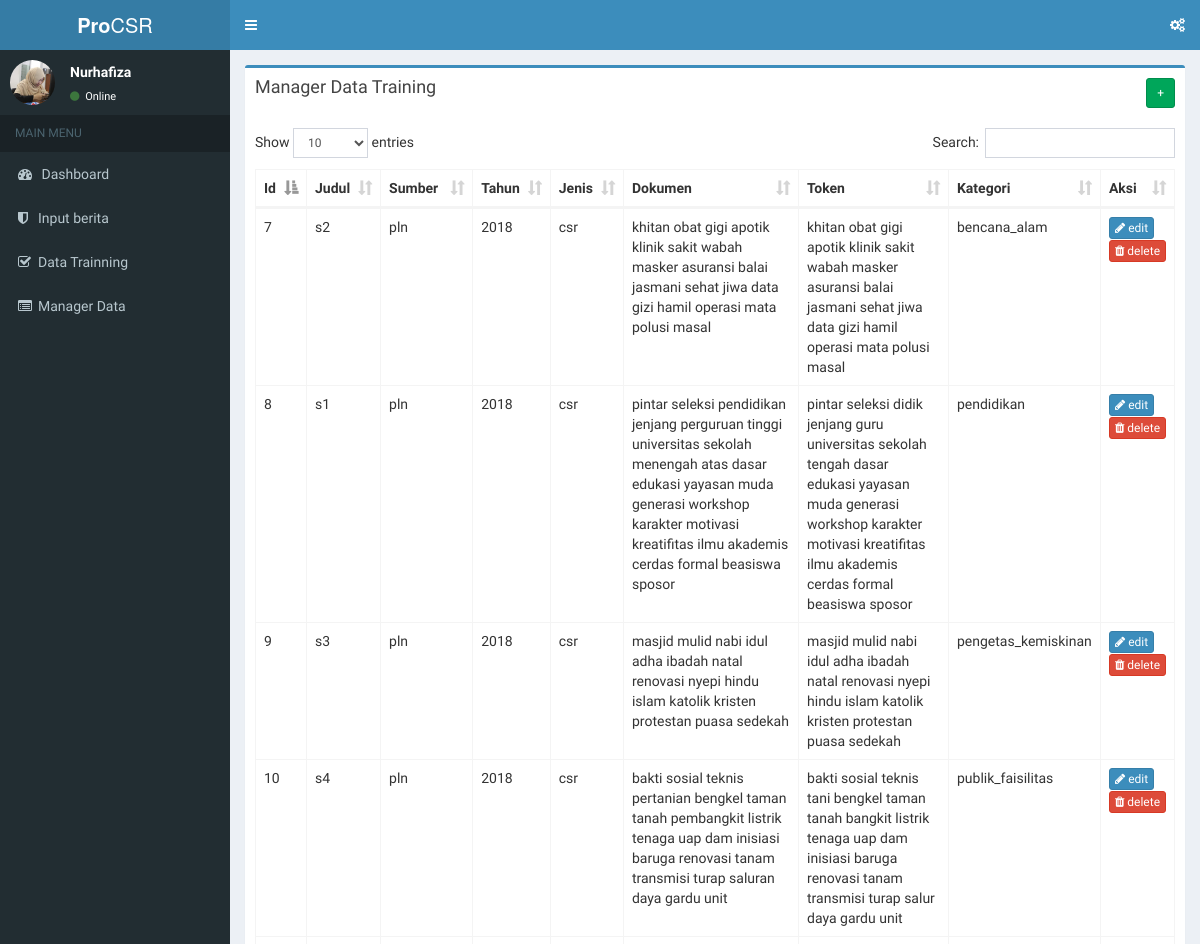
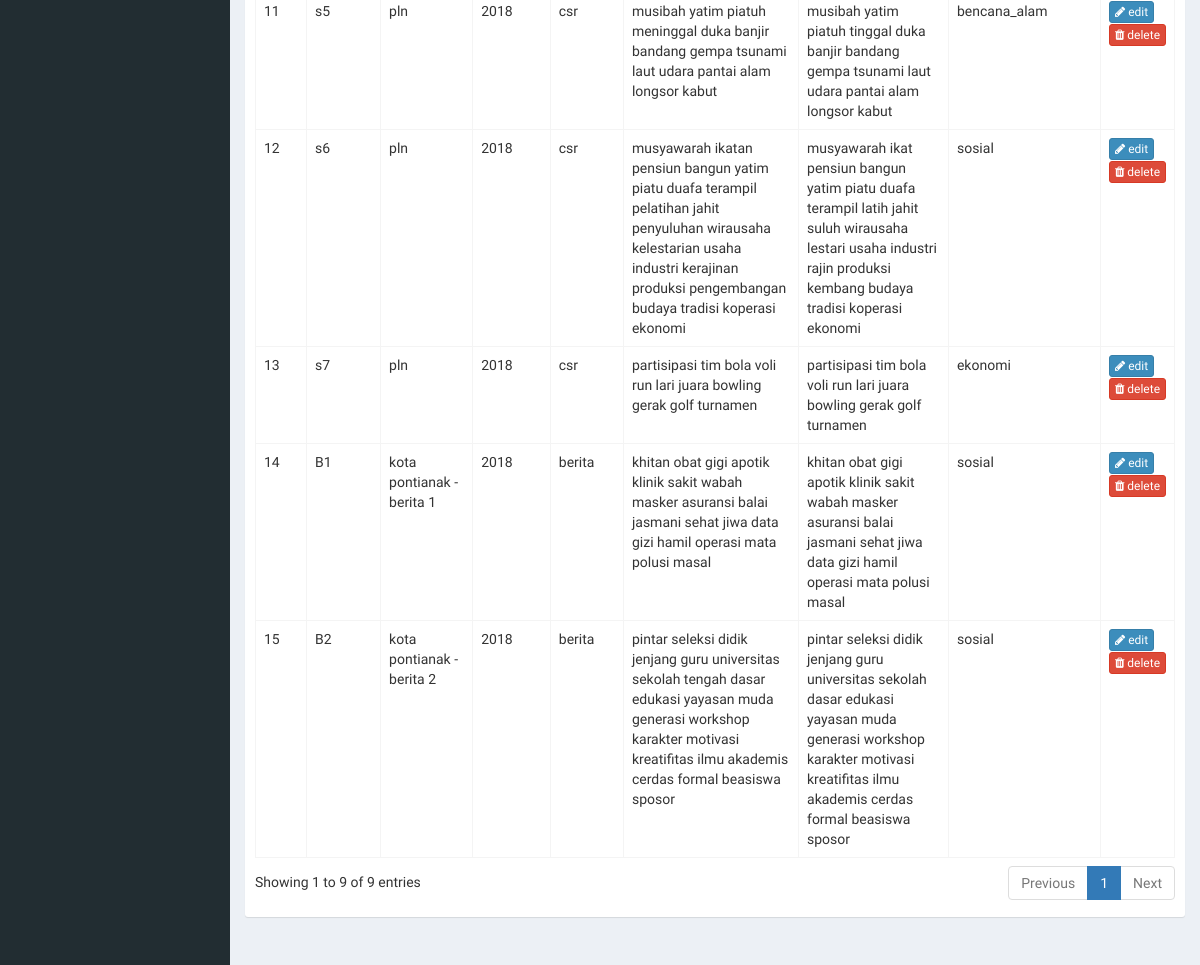
The app's page /dashboard.php?page=manager-data with its own data (2 pictures, top to bottom).
### tables this page shows
CREATE TABLE `data_training` (
  `id` int(11) NOT NULL,
  `judul` varchar(100) NOT NULL,
  `sumber` varchar(50) NOT NULL,
  `tahun` varchar(10) NOT NULL,
  `jenis` varchar(20) NOT NULL,
  `dokumen` text NOT NULL,
  `token` text NOT NULL,
  `kategori` varchar(75) NOT NULL
);

### pages/manager-data.php (the view, shortened to what this page needs)
<?php
$sql = $conn->prepare("SELECT * FROM data_training ORDER BY id DESC");
$data = Array();
$sql->execute($data);
$datas = $sql->fetchAll();
?>
<section class="content">
  <div class="row">
    <div class="col-md-12">
      <div class="box box-primary">
        <div class="box-header">
          <h3 class="box-title">Manager Data Training</h3>
          <a href="?page=data-trainning" class="btn btn-success btn-sm pull-right">+</a>
        </div>
        <div class="box-body">
          <table id="data_table" class="table table-bordered table-hover">
            <thead>
              <tr>
                <th>Id</th>
                <th>Judul</th>
                <th>Sumber</th>
                <th>Tahun</th>
                <th>Jenis</th>
                <th>Dokumen</th>
                <th>Token</th>
                <th>Kategori</th>
                <th width="5%">Aksi</th>
              </tr>
            </thead>
            <tbody>
              <?php foreach ($datas as $data): ?>
              <tr>
                <td><?php echo $data['id']; ?></td>
                <td><?php echo $data['judul']; ?></td>
                <td><?php echo $data['sumber']; ?></td>
                <td><?php echo $data['tahun']; ?></td>
                <td><?php echo $data['jenis']; ?></td>
                <td><?php echo $data['dokumen']; ?></td>
                <td><?php echo $data['token']; ?></td>
                <td><?php echo $data['kategori']; ?></td>
                <td>
                  <a href="?page=data-trainning-edit&id=<?php echo $data['id']; ?>" class="btn btn-xs btn-primary"><i class="fa fa-pencil"></i> edit</a>
                  <a href="?action=delete-data-training&id=<?php echo $data['id']; ?>" class="btn btn-xs btn-danger" onclick="return confirm('Apakah anda yakin untuk menghapus data ini?');"><i class="fa fa-trash"></i> delete</a>
                </td>
              </tr>
              <?php endforeach ?>
            </tbody>
          </table>
        </div>
      </div>
    </div>
  </div>
</section>
<section class="content">
</section>

### dashboard.php (shortened to what this page needs)
<!DOCTYPE html>
<html>
<?php include "head.php"; ?>
<body class="hold-transition skin-blue sidebar-mini">
<div class="wrapper">
  <?php include "navbar.php"; ?>
  <?php include "sidebar.php"; ?>
  <div class="content-wrapper">
  <?php include "content.php"; ?>
  </div>
</div>
</body>
</html>

### head.php (shortened to what this page needs)
<head>
  <link rel="stylesheet" href="bower_components/bootstrap/dist/css/bootstrap.min.css">
  <link rel="stylesheet" href="bower_components/font-awesome/css/font-awesome.min.css">
  <link rel="stylesheet" href="bower_components/Ionicons/css/ionicons.min.css">
  <link rel="stylesheet" href="bower_components/jvectormap/jquery-jvectormap.css">
  <link rel="stylesheet" href="bower_components/datatables.net-bs/css/dataTables.bootstrap.min.css">
  <link rel="stylesheet" href="dist/css/AdminLTE.min.css">
  <link rel="stylesheet" href="dist/css/skins/_all-skins.min.css">
</head>

### navbar.php (shortened to what this page needs)
<header class="main-header">
  <a href="index.php" class="logo">
    <span class="logo-lg"><b>Pro</b>CSR</span>
  </a>
  <nav class="navbar navbar-static-top">
    <a href="" class="sidebar-toggle" data-toggle="push-menu" role="button">
    </a>
    <div class="navbar-custom-menu">
      <ul class="nav navbar-nav">
        <li>
          <a href="?page=setting"><i class="fa fa-gears"></i></a>
        </li>
      </ul>
    </div>
  </nav>
</header>

### sidebar.php
<aside class="main-sidebar">
  <section class="sidebar">
    <div class="user-panel">
      <div class="pull-left image">
        <img src="dist/img/IMG_4082.jpg" class="img-circle" alt="User Image">
      </div>
      <div class="pull-left info">
        <p>Nurhafiza</p>
        <a href="#"><i class="fa fa-circle text-success"></i> Online</a>
      </div>
    </div>
    <ul class="sidebar-menu" data-widget="tree">
      <li class="header">MAIN MENU</li>
      <li><a href="?page=dashboard"><i class="fa fa-dashboard"></i> <span>Dashboard</span></a></li>
      <li><a href="?page=input-berita"><i class="fa fa-shield"></i>Input berita</a></li>
      <li><a href="?page=data-trainning"><i class="fa fa-check-square-o"></i>Data Trainning</a></li>
      <li><a href="?page=manager-data"><i class="fa fa-list-alt"></i>Manager Data</a></li>
    </ul>
  </section>
</aside>

### content.php
<?php
if (isset($_GET['page'])) {
  $page = $_GET['page'];
  if ($page == 'dashboard')                                      { include "pages/dashboard.php"; }
  else if ($page == 'setting')                                   { include "pages/setting.php"; }
  else if ($page == 'input-berita')                              { include "pages/input-berita.php"; }
  else if ($page == 'input-berita-hasil')                        { include "pages/input-berita-hasil.php"; }
  else if ($page == 'data-trainning')                            { include "pages/data-trainning.php"; }
  else if ($page == 'data-trainning-edit')                       { include "pages/data-trainning-edit.php"; }
  else if ($page == 'manager-data')                              { include "pages/manager-data.php"; }
  else                                                           { include "pages/notfound.php"; }
} else if (isset($_GET['action'])) {
  $action = $_GET['action'];
  if ($action == 'post_publish_certificate')                     { include "action/post_publish_certificate.php"; }
  else if ($action == 'post_upload_certificate')                 { include "action/post_upload_certificate.php"; }
  else if ($action == 'delete-data-training')                    { include "action/get-delete-data-training.php"; }
} else {
  include "pages/dashboard.php";
}
?>

### records on screen
data_training: id "15", judul "B2", sumber "kota pontianak - berita 2", tahun "2018", jenis "berita", dokumen "pintar seleksi didik jenjang guru universitas sekolah tengah dasar edukasi yayasan muda generasi workshop karakter motivasi kreatifitas ilmu akademis cerdas formal beasiswa sposor", token "pintar seleksi didik jenjang guru universitas sekolah dasar edukasi yayasan muda generasi workshop karakter motivasi kreatifitas ilmu akademis cerdas formal beasiswa sposor", kategori "sosial"
data_training: id "14", judul "B1", sumber "kota pontianak - berita 1", tahun "2018", jenis "berita", dokumen "khitan obat gigi apotik klinik sakit wabah masker asuransi balai jasmani sehat jiwa data gizi hamil operasi mata polusi masal", token "khitan obat gigi apotik klinik sakit wabah masker asuransi balai jasmani sehat jiwa data gizi hamil operasi mata polusi masal", kategori "sosial"
data_training: id "13", judul "s7", sumber "pln", tahun "2018", jenis "csr", dokumen "partisipasi tim bola voli run lari juara bowling gerak golf turnamen", token "partisipasi tim bola voli run lari juara bowling gerak golf turnamen", kategori "ekonomi"
data_training: id "12", judul "s6", sumber "pln", tahun "2018", jenis "csr", dokumen "musyawarah ikatan pensiun bangun yatim piatu duafa terampil pelatihan jahit penyuluhan wirausaha kelestarian usaha industri kerajinan produksi pengembangan budaya tradisi koperasi ekonomi", token "musyawarah ikat pensiun bangun yatim piatu duafa terampil latih jahit suluh wirausaha lestari usaha industri rajin produksi kembang budaya tradisi koperasi ekonomi", kategori "sosial"
data_training: id "11", judul "s5", sumber "pln", tahun "2018", jenis "csr", dokumen "musibah yatim piatuh meninggal duka banjir bandang gempa tsunami laut udara pantai alam longsor kabut", token "musibah yatim piatuh tinggal duka banjir bandang gempa tsunami laut udara pantai alam longsor kabut", kategori "bencana_alam"
data_training: id "10", judul "s4", sumber "pln", tahun "2018", jenis "csr", dokumen "bakti sosial teknis pertanian bengkel taman tanah pembangkit listrik tenaga uap dam inisiasi baruga renovasi tanam transmisi turap saluran daya gardu unit", token "bakti sosial teknis tani bengkel taman tanah bangkit listrik tenaga uap dam inisiasi baruga renovasi tanam transmisi turap salur daya gardu unit", kategori "publik_faisilitas"
data_training: id "9", judul "s3", sumber "pln", tahun "2018", jenis "csr", dokumen "masjid mulid nabi idul adha ibadah natal renovasi nyepi hindu islam katolik kristen protestan puasa sedekah", token "masjid mulid nabi idul adha ibadah natal renovasi nyepi hindu islam katolik kristen protestan puasa sedekah", kategori "pengetas_kemiskinan"
data_training: id "8", judul "s1", sumber "pln", tahun "2018", jenis "csr", dokumen "pintar seleksi pendidikan jenjang perguruan tinggi universitas sekolah menengah atas dasar edukasi yayasan muda generasi workshop karakter motivasi kreatifitas ilmu akademis cerdas formal beasiswa sposor", token "pintar seleksi didik jenjang guru universitas sekolah tengah dasar edukasi yayasan muda generasi workshop karakter motivasi kreatifitas ilmu akademis cerdas formal beasiswa sposor", kategori "pendidikan"
data_training: id "7", judul "s2", sumber "pln", tahun "2018", jenis "csr", dokumen "khitan obat gigi apotik klinik sakit wabah masker asuransi balai jasmani sehat jiwa data gizi hamil operasi mata polusi masal", token "khitan obat gigi apotik klinik sakit wabah masker asuransi balai jasmani sehat jiwa data gizi hamil operasi mata polusi masal", kategori "bencana_alam"
